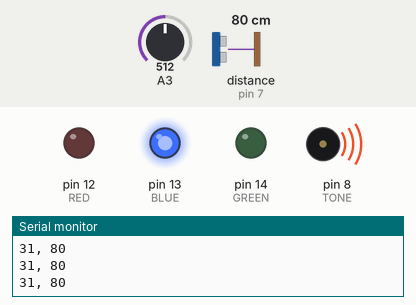
This sketch was run on a simulated Arduino Uno, built with avr-gcc and run on an emulated ATmega328P. Parts: output pins drawn as LEDs (lit = HIGH), buzzer (waves = sounding), the last lines printed to the serial monitor. Wiring (inferred from the names in the program): ultrasonic range finder: trigger pin 3; echo pin 7. The inputs (shaded band) are chosen by the test bench; at power-on: distance to the obstacle (sensor on pin 7) 80 cm, A3 = 512. The echo pulse lasts 58.3 µs per cm; pins used as bus, display or sensor lines are not drawn.

Above: at 1.2 s.
1.3 s: distance to the obstacle (sensor on pin 7) set to 96 cm
2.8 s: distance to the obstacle (sensor on pin 7) set to 103 cm
At 4.2 s:
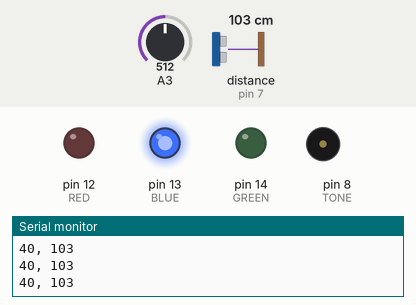
4.5 s: A3 set to 803
6.0 s: A3 set to 825
At 6.8 s:
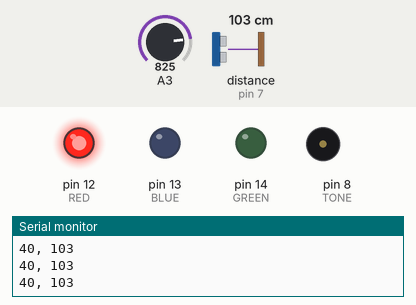
7.5 s: distance to the obstacle (sensor on pin 7) set to 2 cm
At 8.7 s:
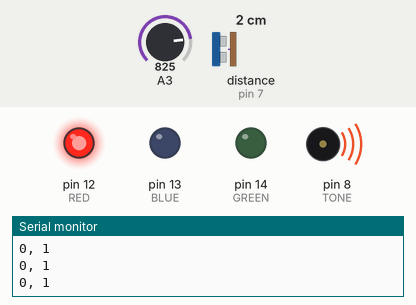
9.0 s: distance to the obstacle (sensor on pin 7) set to 250 cm
At 10.0 s:
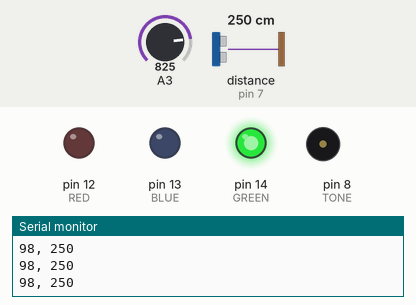
Timing chart, 0 to 11.7 s (numbered marks = the images above; inputs shaded):
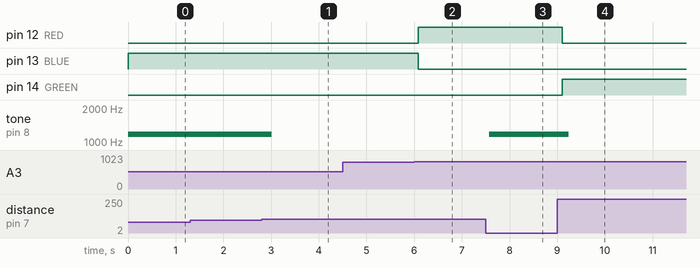

Measured:
- the behaviour switches between 99 and 100 cm on distance to the obstacle (sensor on pin 7) (found by bisection; images 0 and 1)
- the behaviour switches between 818 and 819 on A3 (found by bisection; images 1 and 2)
- after the input at 2.8 s, tone on pin 8 (TONE): 1175 Hz → silent after 0.22 s
- after the input at 6.0 s, pin 12 (RED): LOW → HIGH after 0.08 s; pin 13 (BLUE): HIGH → LOW after 0.08 s
- after the input at 7.5 s, tone on pin 8 (TONE): silent → 1175 Hz after 0.08 s
- after the input at 9.0 s, pin 12 (RED): HIGH → LOW after 0.11 s; pin 14 (GREEN): LOW → HIGH after 0.11 s; tone on pin 8 (TONE): 1175 Hz → silent after 0.24 s

The sketch:

parkingAid.ino
```cpp
const int RED = 12;
const int BLUE = 13;
const int GREEN = 14;
const int TONE = 8;

#include "pitches.h"

void setup() {
  Serial.begin(9600);
  pinMode(RED, OUTPUT);
  pinMode(BLUE, OUTPUT);
  pinMode(GREEN, OUTPUT);
  pinMode(TONE, OUTPUT);

  digitalWrite(RED, LOW);
  digitalWrite(BLUE, LOW);
  digitalWrite(GREEN, LOW);
}

void loop()
{
  // establish variables for duration of the ping,
  // and the distance result in inches and centimeters:
  unsigned long duration, inches, cm;

  // The PING))) is triggered by a HIGH pulse of 2 or more microseconds.
  // Give a short LOW pulse beforehand to ensure a clean HIGH pulse:
  pinMode(3, OUTPUT);// attach pin 3 to Trig
  digitalWrite(3, LOW);
  delayMicroseconds(2);
  digitalWrite(3, HIGH);
  delayMicroseconds(5);
  digitalWrite(3, LOW);

  // The same pin is used to read the signal from the PING))): a HIGH
  // pulse whose duration is the time (in microseconds) from the sending
  // of the ping to the reception of its echo off of an object.
  pinMode (7, INPUT);//attach pin 4 to Echo
  duration = pulseIn(7, HIGH);

  // convert the time into a distance
  inches = microsecondsToInches(duration);
  cm = microsecondsToCentimeters(duration);

  int gap = parkingGap();
  digitalWrite(RED, cm < gap ? HIGH : LOW);
  digitalWrite(GREEN, cm > 200 ? HIGH : LOW);
  digitalWrite(BLUE, cm >=gap && cm <= 200 ? HIGH: LOW);

  if (cm < 100) {
    int noteDuration = 1000/4;
    tone(TONE, NOTE_D6 , noteDuration);
  }

  Serial.print(inches);
  Serial.print(", ");
  Serial.println(cm);

  delay(100);
}

int parkingGap() {
  int pMeterValue = analogRead(A3);
  int baseValue = 40; //cm
  int adjustment = (float)pMeterValue / 1023 * 80; //value between 0 to 80cm;
  return baseValue + adjustment;
}

long microsecondsToInches(long microseconds)
{
  // According to Parallax's datasheet for the PING))), there are
  // 73.746 microseconds per inch (i.e. sound travels at 1130 feet per
  // second).  This gives the distance travelled by the ping, outbound
  // and return, so we divide by 2 to get the distance of the obstacle.
  // See: http://www.parallax.com/dl/docs/prod/acc/28015-PING-v1.3.pdf
  return microseconds / 74 / 2;
}

long microsecondsToCentimeters(long microseconds)
{
  // The speed of sound is 340 m/s or 29 microseconds per centimeter.
  // The ping travels out and back, so to find the distance of the
  // object we take half of the distance travelled.
  return microseconds / 29 / 2;
}
```

pitches.h
```cpp
/*************************************************
 * Public Constants
 *************************************************/
 #define NOTE_B0  31
 #define NOTE_C1  33
 #define NOTE_CS1 35
 #define NOTE_D1  37
 #define NOTE_DS1 39
 #define NOTE_E1  41
 #define NOTE_F1  44
 #define NOTE_FS1 46
 #define NOTE_G1  49
 #define NOTE_GS1 52
 #define NOTE_A1  55
 #define NOTE_AS1 58
 #define NOTE_B1  62
 #define NOTE_C2  65
 #define NOTE_CS2 69
 #define NOTE_D2  73
 #define NOTE_DS2 78
 #define NOTE_E2  82
 #define NOTE_F2  87
 #define NOTE_FS2 93
 #define NOTE_G2  98
 #define NOTE_GS2 104
 #define NOTE_A2  110
 #define NOTE_AS2 117
 #define NOTE_B2  123
 #define NOTE_C3  131
 #define NOTE_CS3 139
 #define NOTE_D3  147
 #define NOTE_DS3 156
 #define NOTE_E3  165
 #define NOTE_F3  175
 #define NOTE_FS3 185
 #define NOTE_G3  196
 #define NOTE_GS3 208
 #define NOTE_A3  220
 #define NOTE_AS3 233
 #define NOTE_B3  247
 #define NOTE_C4  262
 #define NOTE_CS4 277
 #define NOTE_D4  294
 #define NOTE_DS4 311
 #define NOTE_E4  330
 #define NOTE_F4  349
 #define NOTE_FS4 370
 #define NOTE_G4  392
 #define NOTE_GS4 415
 #define NOTE_A4  440
 #define NOTE_AS4 466
 #define NOTE_B4  494
 #define NOTE_C5  523
 #define NOTE_CS5 554
 #define NOTE_D5  587
 #define NOTE_DS5 622
 #define NOTE_E5  659
 #define NOTE_F5  698
 #define NOTE_FS5 740
 #define NOTE_G5  784
 #define NOTE_GS5 831
 #define NOTE_A5  880
 #define NOTE_AS5 932
 #define NOTE_B5  988
 #define NOTE_C6  1047
 #define NOTE_CS6 1109
 #define NOTE_D6  1175
 #define NOTE_DS6 1245
 #define NOTE_E6  1319
 #define NOTE_F6  1397
 #define NOTE_FS6 1480
 #define NOTE_G6  1568
 #define NOTE_GS6 1661
 #define NOTE_A6  1760
 #define NOTE_AS6 1865
 #define NOTE_B6  1976
 #define NOTE_C7  2093
 #define NOTE_CS7 2217
 #define NOTE_D7  2349
 #define NOTE_DS7 2489
 #define NOTE_E7  2637
 #define NOTE_F7  2794
 #define NOTE_FS7 2960
 #define NOTE_G7  3136
 #define NOTE_GS7 3322
 #define NOTE_A7  3520
 #define NOTE_AS7 3729
 #define NOTE_B7  3951
 #define NOTE_C8  4186
 #define NOTE_CS8 4435
 #define NOTE_D8  4699
 #define NOTE_DS8 4978
```
